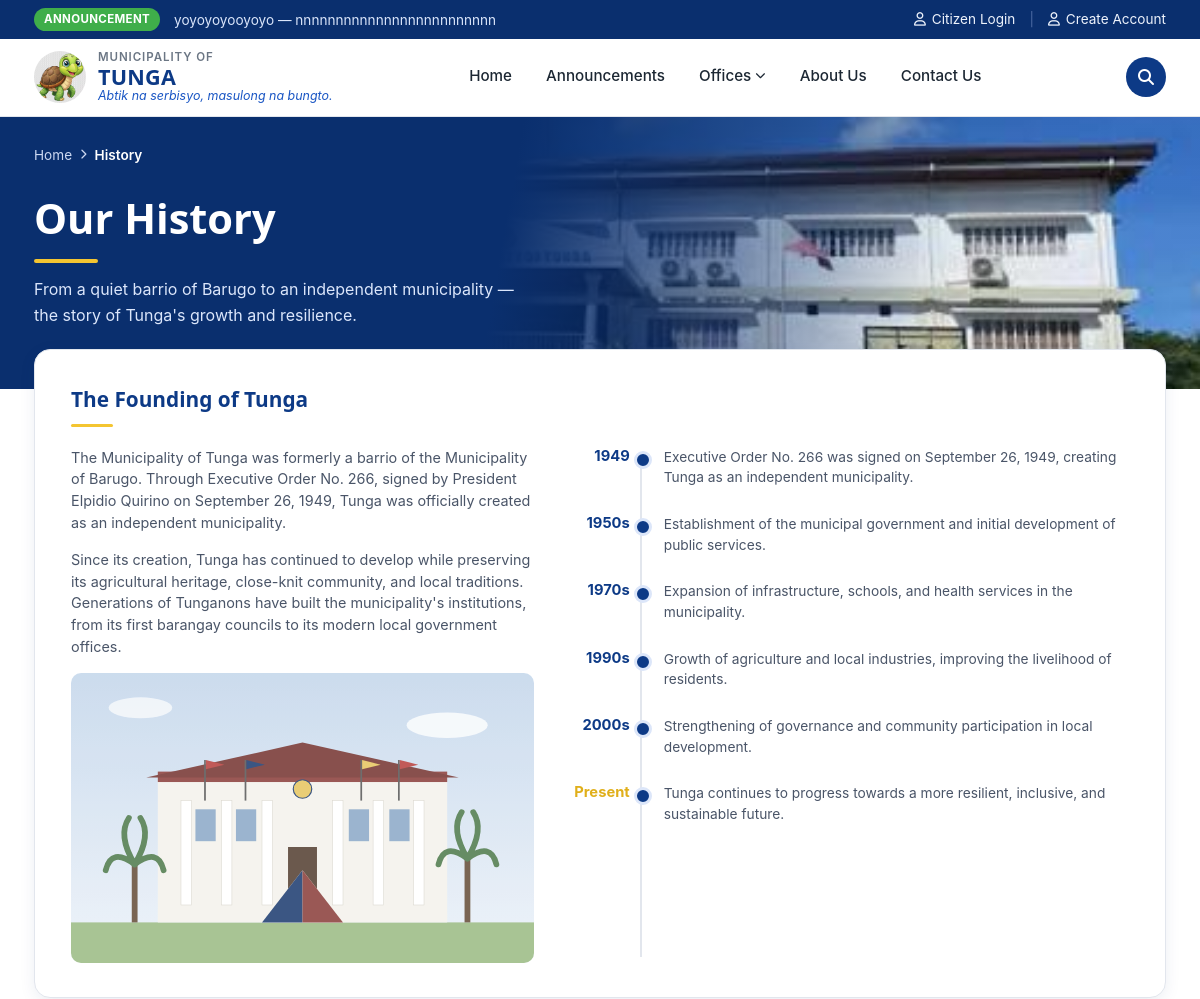
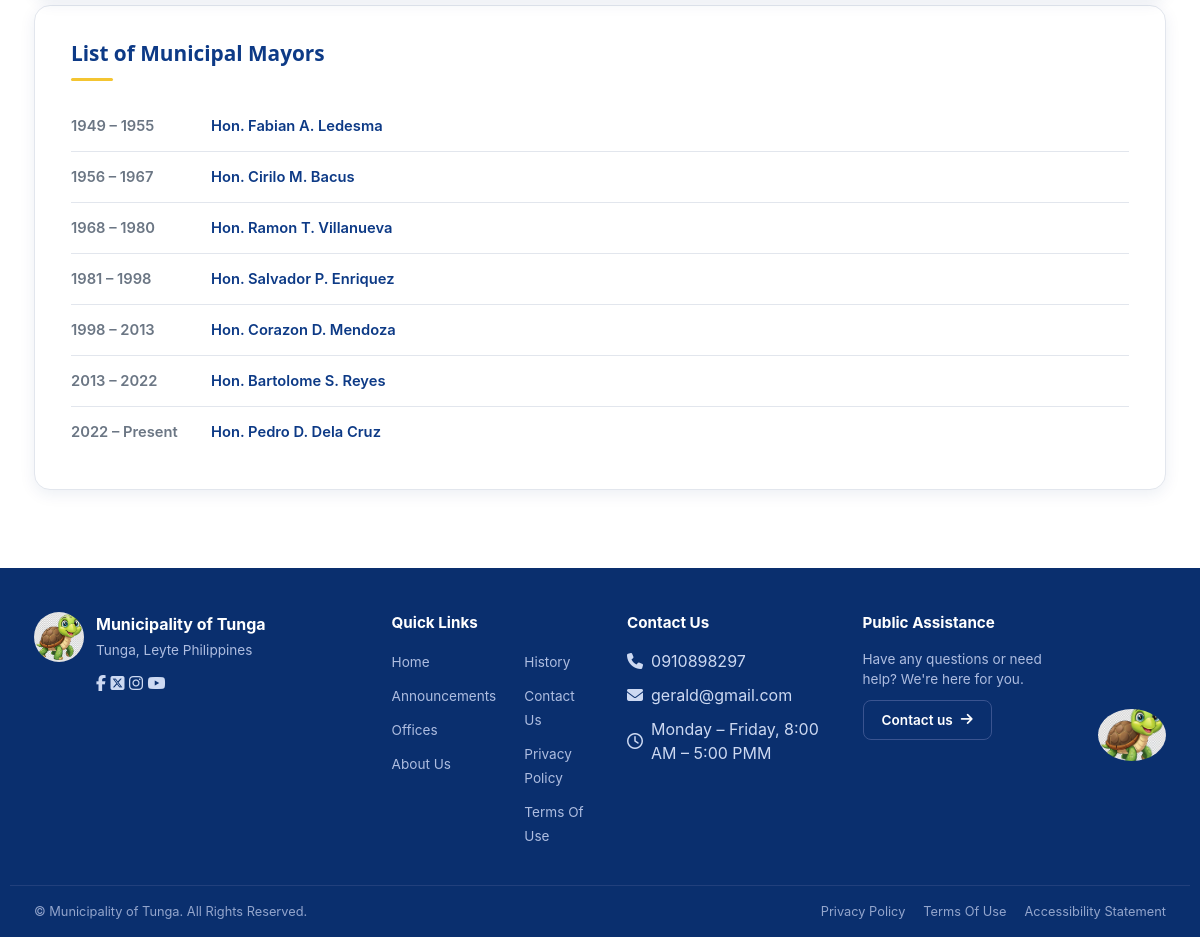
The page /history/ on the database its author committed (2 pictures, top to bottom).
### office_dashboard/models.py (models this page shows, shortened)
class Announcement(models.Model):
    STATUS_CHOICES = [
        ("pending", "Pending Approval"),
        ("published", "Published"),
        ("reject", "Reject"),
        ("returned", "Returned"),
        ("archive", "Archived"),
    ]
    PRIORITY_CHOICES = [
        ("Normal", "Normal"),
        ("Low", "Low"),
        ("High", "High"),
        ("Urgent", "Urgent"),
    ]
    representative = models.ForeignKey(
        OfficeRepresentative,
        on_delete=models.CASCADE,
        related_name="announcements"
    )
    title = models.CharField(max_length=255)
    subtitle = models.CharField(
        max_length=255,
        blank=True
    )
    category = models.CharField(
        max_length=100,
        blank=True
    )
    content = models.TextField(
        blank=True
    )
    image = models.ImageField(
        upload_to="announcements/",
        blank=True,
        null=True
    )
    author = models.CharField(
        max_length=255,
        blank=True
    )
    date_posted = models.DateField(
        null=True,
        blank=True
    )
    expiration_date = models.DateTimeField(
        null=True,
        blank=True
    )
    last_updated = models.DateTimeField(auto_now=True)
    priority = models.CharField(
        max_length=20,
        choices=PRIORITY_CHOICES,
        default="Normal"
    )
    status = models.CharField(
        max_length=20,
        choices=STATUS_CHOICES,
        default="pending"
    )
    admin_note = models.TextField(blank=True)
    views = models.PositiveIntegerField(
        default=0
    )
    created_at = models.DateTimeField(
        auto_now_add=True
    )

### admin_dashboard/models.py (models this page shows, shortened)
class SiteContactInfo(models.Model):
    phone = models.CharField(max_length=50, blank=True)
    phone_local = models.CharField(max_length=50, blank=True)
    email = models.EmailField(blank=True)
    email_secondary = models.EmailField(blank=True)
    address = models.CharField(max_length=255, blank=True)
    facebook_name = models.CharField(max_length=150, blank=True)
    facebook_url = models.URLField(blank=True)
    office_hours = models.CharField(max_length=150, blank=True)
    logo = models.ImageField(upload_to="site/", blank=True, null=True)
    hero_banner = models.ImageField(upload_to="site/", blank=True, null=True)
    social_facebook = models.URLField(blank=True)
    social_twitter = models.URLField(blank=True)
    social_instagram = models.URLField(blank=True)
    social_youtube = models.URLField(blank=True)
    show_facebook_footer = models.BooleanField(default=True)
    show_twitter_footer = models.BooleanField(default=True)
    show_instagram_footer = models.BooleanField(default=True)
    show_youtube_footer = models.BooleanField(default=True)
    last_updated = models.DateTimeField(auto_now=True)
    class Meta:
        verbose_name = "Site Contact Information"
        verbose_name_plural = "Site Contact Information"
    @classmethod
    def get_solo(cls):
        obj, _ = cls.objects.get_or_create(pk=1, defaults={
            'phone': '(053) 456 789',
            'phone_local': 'Local 100',
            'email': 'tunga@gmail.com',
            'email_secondary': 'info@tunga.gov.ph',
            'address': '2nd Floor, Municipal Hall, Tunga, Leyte',
            'facebook_name': 'Municipality of Tunga - Official',
            'office_hours': 'Monday – Friday, 8:00 AM – 5:00 PM',
        })
        return obj

### portal/views.py (the view)
# urls.py: path('history/', views.history, name='history'),
def history(request):
    return render(request, "portal/history.html")

### templates/portal/history.html (shortened to what this page needs)
{% extends "base.html" %}
{% load static %}
{% block content %}
<section class="page-hero">
  <img src="{% static 'images/lgu_bldg.jpeg' %}" alt="Tunga Municipal Hall" class="page-hero__bg">
  <div class="page-hero__scrim"></div>
  <div class="page-hero__inner">
    <div class="breadcrumb"><a href="{% url 'home' %}">Home</a> <i class="fa-solid fa-chevron-right" style="font-size:.65rem"></i> <span class="current">History</span></div>
    <h1>Our History</h1>
    <p>From a quiet barrio of Barugo to an independent municipality &mdash; the story of Tunga's growth and resilience.</p>
  </div>
</section>
<section class="history-wrap">
  <div class="container">
    <div class="panel history-panel">
      <h2 class="section-title">The Founding of Tunga</h2>
      <div class="history-grid">
        <div class="history-text">
          <p>The Municipality of Tunga was formerly a barrio of the Municipality of Barugo. Through Executive Order No. 266, signed by President Elpidio Quirino on September 26, 1949, Tunga was officially created as an independent municipality.</p>
          <p>Since its creation, Tunga has continued to develop while preserving its agricultural heritage, close-knit community, and local traditions. Generations of Tunganons have built the municipality's institutions, from its first barangay councils to its modern local government offices.</p>
          <img src="images/hero-building.svg" alt="Historic Tunga welcome arch" class="history-text__img">
        </div>
        <ul class="timeline">
          <li>
            <span class="timeline__year">1949</span>
            <p>Executive Order No. 266 was signed on September 26, 1949, creating Tunga as an independent municipality.</p>
          </li>
          <li>
            <span class="timeline__year">1950s</span>
            <p>Establishment of the municipal government and initial development of public services.</p>
          </li>
          <li>
            <span class="timeline__year">1970s</span>
            <p>Expansion of infrastructure, schools, and health services in the municipality.</p>
          </li>
          <li>
            <span class="timeline__year">1990s</span>
            <p>Growth of agriculture and local industries, improving the livelihood of residents.</p>
          </li>
          <li>
            <span class="timeline__year">2000s</span>
            <p>Strengthening of governance and community participation in local development.</p>
          </li>
          <li>
            <span class="timeline__year timeline__year--present">Present</span>
            <p>Tunga continues to progress towards a more resilient, inclusive, and sustainable future.</p>
          </li>
        </ul>
      </div>
    </div>
  </div>
</section>
<section class="history-mayors-wrap">
  <div class="container">
    <div class="panel history-mayors-panel">
      <h2 class="section-title">List of Municipal Mayors</h2>
      <ul class="mayors-list">
        <li><span class="mayors-list__term">1949 &ndash; 1955</span><span class="mayors-list__name">Hon. Fabian A. Ledesma</span></li>
        <li><span class="mayors-list__term">1956 &ndash; 1967</span><span class="mayors-list__name">Hon. Cirilo M. Bacus</span></li>
        <li><span class="mayors-list__term">1968 &ndash; 1980</span><span class="mayors-list__name">Hon. Ramon T. Villanueva</span></li>
        <li><span class="mayors-list__term">1981 &ndash; 1998</span><span class="mayors-list__name">Hon. Salvador P. Enriquez</span></li>
        <li><span class="mayors-list__term">1998 &ndash; 2013</span><span class="mayors-list__name">Hon. Corazon D. Mendoza</span></li>
        <li><span class="mayors-list__term">2013 &ndash; 2022</span><span class="mayors-list__name">Hon. Bartolome S. Reyes</span></li>
        <li><span class="mayors-list__term">2022 &ndash; Present</span><span class="mayors-list__name">Hon. Pedro D. Dela Cruz</span></li>
      </ul>
    </div>
  </div>
</section>
{% endblock %}

### templates/base.html (shortened to what this page needs)
{% load static %}
<!DOCTYPE html>
<html lang="en">
<head>
    <link rel="stylesheet" href="{% static 'css/base.css' %}">
    <link rel="stylesheet" href="{% static 'css/homepage.css' %}">
    <link rel="stylesheet" href="{% static 'css/offices.css' %}">
    <link rel="stylesheet" href="{% static 'css/announcements.css' %}">
    <link rel="stylesheet" href="{% static 'css/aboutus.css' %}">
    <link rel="stylesheet" href="{% static 'css/history.css' %}">
    <link rel="stylesheet" href="{% static 'css/contactus.css' %}">
    <link rel="stylesheet" href="{% static 'css/base.css' %}">
    <link rel="stylesheet" href="{% static 'css/auth.css' %}">
    <link rel="stylesheet" href="{% static 'css/mayorsoffice.css' %}">
    <link rel="stylesheet" href="https://cdnjs.cloudflare.com/ajax/libs/font-awesome/6.5.1/css/all.min.css">
</head>
<body>
  <header class="top-bar">
  <div class="container">
    <span class="top-bar__tag">Announcement</span>
    <span class="top-bar__msg-wrap">
      {% for a in ticker_announcements %}
        <span class="top-bar__msg{% if forloop.first %} top-bar__msg--active{% endif %}">{{ a.title }} — {{ a.subtitle|default:a.content|truncatewords:20 }}</span>
      {% empty %}
        <span class="top-bar__msg top-bar__msg--active">No announcements at this time.</span>
      {% endfor %}
    </span>
        <div class="top-bar__links">
          {% if user.is_authenticated %}
            <span class="top-bar__welcome">Welcome, {{ user.first_name|default:user.username }}</span>
            <span class="top-bar__divider">|</span>
            <div class="user-menu">
              <button type="button" class="user-menu__avatar" aria-label="Account menu">
                {{ user.first_name|default:user.username|slice:":1"|upper }}
              </button>
            </div>
          {% else %}
            <a href="{% url 'login' %}"><i class="fa-regular fa-user"></i> <span>Citizen Login</span></a>
            <span class="top-bar__divider">|</span>
            <a href="{% url 'signup' %}"><i class="fa-regular fa-user"></i> <span>Create Account</span></a>
          {% endif %}
        </div>
  </div>
</header>
<nav class="site-header">
  <div class="container">
    <a href="{% url 'home' %}" class="brand">
      <img src="{% if site_contact.logo %}{{ site_contact.logo.url }}{% else %}{% static 'images/tunga_leyte_logo.png' %}{% endif %}" alt="Municipality of Tunga Seal" class="brand__seal">
      <div class="brand__text">
        <div class="brand__label">MUNICIPALITY OF</div>
        <div class="brand__name">TUNGA</div>
        <div class="brand__tagline">Abtik na serbisyo, masulong na bungto.</div>
      </div>
    </a>
    <div class="main-nav">
      <a href="{% url 'home' %}" class="{% if request.resolver_match.url_name == 'home' %}active{% endif %}">Home</a>
      <a href="{% url 'announcement' %}" class="{% if request.resolver_match.url_name == 'announcement' %}active{% endif %}">Announcements</a>
      <a href="{% url 'offices' %}" class="{% if request.resolver_match.url_name == 'offices' %}active{% endif %}">Offices <i class="fa-solid fa-chevron-down" style="font-size:.65rem"></i></a>
      <a href="{% url 'about' %}" class="{% if request.resolver_match.url_name == 'about' %}active{% endif %}">About Us</a>
      <a href="{% url 'contact' %}" class="{% if request.resolver_match.url_name == 'contact' %}active{% endif %}">Contact Us</a>
    </div>
    <div class="nav-search-wrap">
      <button type="button" class="nav-search" id="navSearchToggle" aria-label="Open search" aria-expanded="false">
        <i class="fa-solid fa-magnifying-glass"></i>
      </button>
    </div>
  </div>
</nav>
<main>
    {% block content %}
    {% endblock %}
</main>
<footer class="site-footer">
  <div class="footer-main container">
    <div class="footer-brand">
      <img src="{% if site_contact.logo %}{{ site_contact.logo.url }}{% else %}{% static 'images/seal.svg' %}{% endif %}" alt="Municipality of Tunga seal" class="footer-brand__seal">
      <div>
          <h4>Municipality of Tunga</h4>
          <p>Tunga, Leyte Philippines</p>
          <div class="footer-social-icons">
            {% if site_contact.social_facebook and site_contact.show_facebook_footer %}
              <a href="{{ site_contact.social_facebook }}" target="_blank" rel="noopener" aria-label="Facebook"><i class="fa-brands fa-facebook-f"></i></a>
            {% endif %}
            {% if site_contact.social_twitter and site_contact.show_twitter_footer %}
              <a href="{{ site_contact.social_twitter }}" target="_blank" rel="noopener" aria-label="X (Twitter)"><i class="fa-brands fa-square-x-twitter"></i></a>
            {% endif %}
            {% if site_contact.social_instagram and site_contact.show_instagram_footer %}
              <a href="{{ site_contact.social_instagram }}" target="_blank" rel="noopener" aria-label="Instagram"><i class="fa-brands fa-instagram"></i></a>
            {% endif %}
            {% if site_contact.social_youtube and site_contact.show_youtube_footer %}
              <a href="{{ site_contact.social_youtube }}" target="_blank" rel="noopener" aria-label="YouTube"><i class="fa-brands fa-youtube"></i></a>
            {% endif %}
          </div>
      </div>
    </div>
    <div class="footer-col footer-col--links">
      <h5>Quick Links</h5>
      <div class="footer-col--links__grid">
        <ul>
          <li><a href="{% url 'home' %}">Home</a></li>
          <li><a href="{% url 'announcement' %}">Announcements</a></li>
          <li><a href="{% url 'offices' %}">Offices</a></li>
          <li><a href="{% url 'about' %}">About Us</a></li>
        </ul>
        <ul>
          <li><a href="{% url 'history' %}">History</a></li>
          <li><a href="{% url 'contact' %}">Contact Us</a></li>
          <li><a href="#">Privacy Policy</a></li>
          <li><a href="#">Terms Of Use</a></li>
        </ul>
      </div>
    </div>
    <div class="footer-col footer-col--contact">
      <h5>Contact Us</h5>
      <ul>
        <li><i class="fa-solid fa-phone"></i> {{ site_contact.phone }}</li>
        <li><i class="fa-solid fa-envelope"></i> {{ site_contact.email }}</li>
        <li><i class="fa-regular fa-clock"></i> {{ site_contact.office_hours }}</li>
      </ul>
    </div>
    <div class="footer-col footer-assist">
      <h5>Public Assistance</h5>
      <p>Have any questions or need help? We're here for you.</p>
      <a href="{% url 'contact' %}" class="btn">Contact us <i class="fa-solid fa-arrow-right"></i></a>
    </div>
    <div class="footer-badge">
      <img src="{% if site_contact.logo %}{{ site_contact.logo.url }}{% else %}{% static 'images/tunga_leyte_logo.png' %}{% endif %}" alt="Municipality of Tunga Seal" class="brand__seal">
    </div>
  </div>
  <div class="footer-bottom container">
    <span>&copy; Municipality of Tunga. All Rights Reserved.</span>
    <div class="footer-bottom__links">
      <a href="#">Privacy Policy</a>
      <a href="#">Terms Of Use</a>
      <a href="#">Accessibility Statement</a>
    </div>
  </div>
</footer>
</body>
</html>

### rows shown on the page
Announcement: title "yoyoyoyooyoyo", subtitle "nnnnnnnnnnnnnnnnnnnnnnnnn"
SiteContactInfo: logo (picture), phone "0910898297", email "gerald@gmail.com", office_hours "Monday – Friday, 8:00 AM – 5:00 PMM"
